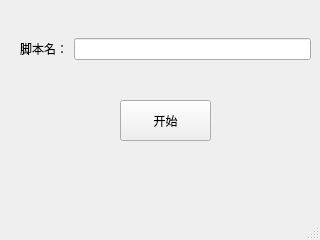
<?xml version="1.0" encoding="UTF-8"?>
<ui version="4.0">
 <class>CreateNewFile</class>
 <widget class="QMainWindow" name="CreateNewFile">
  <property name="geometry">
   <rect>
    <x>0</x>
    <y>0</y>
    <width>320</width>
    <height>240</height>
   </rect>
  </property>
  <property name="minimumSize">
   <size>
    <width>320</width>
    <height>240</height>
   </size>
  </property>
  <property name="maximumSize">
   <size>
    <width>320</width>
    <height>240</height>
   </size>
  </property>
  <property name="windowTitle">
   <string>MainWindow</string>
  </property>
  <widget class="QWidget" name="centralwidget">
   <widget class="QWidget" name="layoutWidget">
    <property name="geometry">
     <rect>
      <x>20</x>
      <y>20</y>
      <width>291</width>
      <height>58</height>
     </rect>
    </property>
    <layout class="QVBoxLayout" name="verticalLayout">
     <item>
      <layout class="QHBoxLayout" name="horizontalLayout">
       <item>
        <widget class="QLabel" name="label">
         <property name="text">
          <string>脚本名：</string>
         </property>
        </widget>
       </item>
       <item>
        <widget class="QLineEdit" name="lineEdit"/>
       </item>
      </layout>
     </item>
    </layout>
   </widget>
   <widget class="QPushButton" name="pushButton">
    <property name="geometry">
     <rect>
      <x>120</x>
      <y>100</y>
      <width>91</width>
      <height>41</height>
     </rect>
    </property>
    <property name="text">
     <string>开始</string>
    </property>
   </widget>
  </widget>
  <widget class="QMenuBar" name="menubar">
   <property name="geometry">
    <rect>
     <x>0</x>
     <y>0</y>
     <width>320</width>
     <height>23</height>
    </rect>
   </property>
  </widget>
  <widget class="QStatusBar" name="statusbar"/>
 </widget>
 <resources/>
 <connections>
  <connection>
   <sender>lineEdit</sender>
   <signal>textChanged(QString)</signal>
   <receiver>CreateNewFile</receiver>
   <slot>update_text()</slot>
   <hints>
    <hint type="sourcelabel">
     <x>267</x>
     <y>62</y>
    </hint>
    <hint type="destinationlabel">
     <x>168</x>
     <y>38</y>
    </hint>
   </hints>
  </connection>
  <connection>
   <sender>pushButton</sender>
   <signal>clicked()</signal>
   <receiver>CreateNewFile</receiver>
   <slot>btn_clicked()</slot>
   <hints>
    <hint type="sourcelabel">
     <x>141</x>
     <y>140</y>
    </hint>
    <hint type="destinationlabel">
     <x>88</x>
     <y>131</y>
    </hint>
   </hints>
  </connection>
 </connections>
 <slots>
  <slot>update_text()</slot>
  <slot>btn_clicked()</slot>
 </slots>
</ui>
